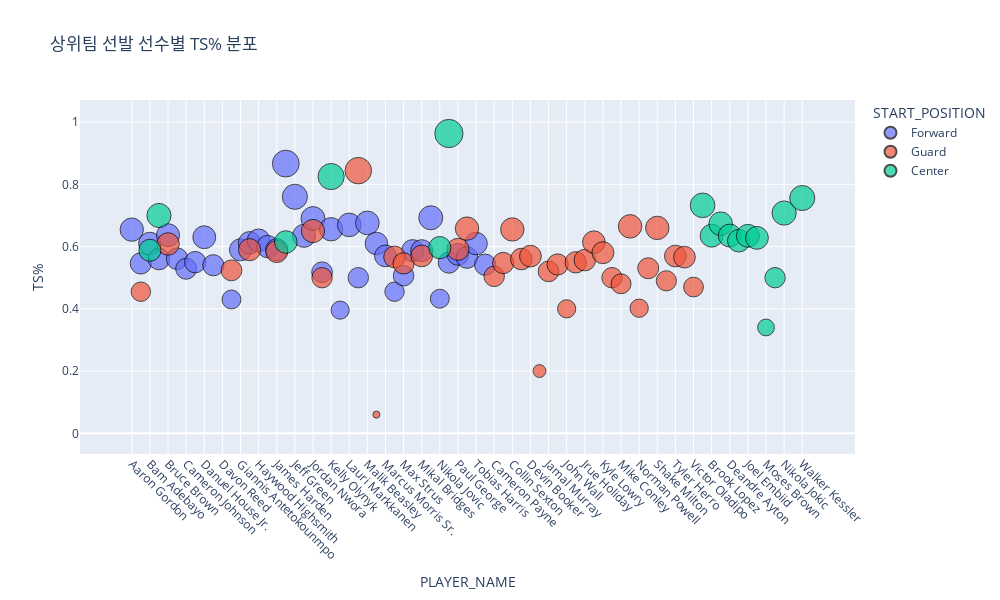

Source (notebook cell):
### Code cell
import plotly.express as px

# 선발 포지션 정의
pos = ['C','F','G']

# 상위팀 + 선발만 필터
top_starters = df1[
    (df1['TEAM_LVL'] == '상위팀') &
    (df1['START_POSITION'].isin(pos))
].copy()

# 선수별 평균 TS% 계산
top_player_ts = top_starters.groupby(['PLAYER_NAME','START_POSITION'], as_index=False, observed=True)['TS%'].mean()


# 산점도
fig = px.scatter(
    top_player_ts,
    x='PLAYER_NAME',
    y='TS%',
    color='START_POSITION',   # 포지션별 색 구분
    size='TS%',               # TS% 크기 반영 (시각적 강조)
    hover_data=['START_POSITION'],
    title="상위팀 선발 선수별 TS% 분포"
)

fig.for_each_trace(lambda t: t.update(name = t.name.replace("C","Center").replace("F","Forward").replace("G","Guard")))
fig.update_traces(marker=dict(line=dict(width=1, color='black')))
fig.update_layout(xaxis_tickangle=45, yaxis_title="TS%", width=1000, height=600)
fig.show()

### Figure 1 — Plotly figure (JSON) as saved in the notebook; plotly's stock layout.template omitted (floating-point values rounded to 4 significant figures)
{"data": [{"customdata": [["F"], ["F"], ["F"], ["F"], ["F"], ["F"], ["F"], ["F"], ["F"], ["F"], ["F"], ["F"], ["F"], ["F"], ["F"], ["F"], ["F"], ["F"], ["F"], ["F"], ["F"], ["F"], ["F"], ["F"], ["F"], ["F"], ["F"], ["F"], ["F"], ["F"], ["F"], ["F"], ["F"], ["F"], ["F"], ["F"], ["F"], ["F"], ["F"], ["F"]], "hovertemplate": "START_POSITION=%{customdata[0]}<br>PLAYER_NAME=%{x}<br>TS%=%{marker.size}<extra></extra>", "legendgroup": "F", "marker": {"color": "#636efa", "line": {"color": "black", "width": 1}, "size": [0.6544, 0.546, 0.61, 0.56, 0.6367, 0.561, 0.5288, 0.55, 0.63, 0.54, 0.0, 0.43, 0.5896, 0.612, 0.62, 0.6, 0.59, 0.8667, 0.76, 0.6345, 0.69, 0.5175, 0.6557, 0.3957, 0.6697, 0.5, 0.676, 0.61, 0.57, 0.455, 0.5062, 0.5869, 0.5868, 0.6925, 0.4325, 0.5487, 0.575, 0.565, 0.6096, 0.5419], "sizemode": "area", "sizeref": 0.002408, "symbol": "circle"}, "mode": "markers", "name": "Forward", "orientation": "v", "showlegend": true, "type": "scatter", "x": ["Aaron Gordon", "Amir Coffey", "Bam Adebayo", "Bobby Portis", "Bruce Brown", "Caleb Martin", "Cameron Johnson", "Christian Braun", "Danuel House Jr.", "Dario Saric", "Davon Reed", "De'Anthony Melton", "Giannis Antetokounmpo", "Grayson Allen", "Haywood Highsmith", "Ish Wainright", "James Harden", "Jarred Vanderbilt", "Jeff Green", "Jimmy Butler", "Jordan Nwora", "Kawhi Leonard", "Kelly Olynyk", "Khris Middleton", "Lauri Markkanen", "Luke Kennard", "Malik Beasley", "MarJon Beauchamp", "Marcus Morris Sr.", "Matisse Thybulle", "Max Strus", "Michael Porter Jr.", "Mikal Bridges", "Nicolas Batum", "Nikola Jovic", "P.J. Tucker", "Paul George", "Terance Mann", "Tobias Harris", "Torrey Craig"], "xaxis": "x", "y": [0.6544, 0.546, 0.61, 0.56, 0.6367, 0.561, 0.5288, 0.55, 0.63, 0.54, 0.0, 0.43, 0.5896, 0.612, 0.62, 0.6, 0.59, 0.8667, 0.76, 0.6345, 0.69, 0.5175, 0.6557, 0.3957, 0.6697, 0.5, 0.676, 0.61, 0.57, 0.455, 0.5062, 0.5869, 0.5868, 0.6925, 0.4325, 0.5487, 0.575, 0.565, 0.6096, 0.5419], "yaxis": "y"}, {"customdata": [["G"], ["G"], ["G"], ["G"], ["G"], ["G"], ["G"], ["G"], ["G"], ["G"], ["G"], ["G"], ["G"], ["G"], ["G"], ["G"], ["G"], ["G"], ["G"], ["G"], ["G"], ["G"], ["G"], ["G"], ["G"], ["G"], ["G"], ["G"], ["G"], ["G"], ["G"], ["G"], ["G"], ["G"], ["G"], ["G"], ["G"]], "hovertemplate": "START_POSITION=%{customdata[0]}<br>PLAYER_NAME=%{x}<br>TS%=%{marker.size}<extra></extra>", "legendgroup": "G", "marker": {"color": "#EF553B", "line": {"color": "black", "width": 1}, "size": [0.455, 0.6083, 0.5043, 0.5472, 0.655, 0.56, 0.5237, 0.5693, 0.2, 0.59, 0.5204, 0.584, 0.5425, 0.4, 0.5494, 0.65, 0.5565, 0.5, 0.6141, 0.5804, 0.5, 0.844, 0.06, 0.5667, 0.546, 0.57, 0.4804, 0.665, 0.402, 0.5911, 0.5303, 0.66, 0.49, 0.6578, 0.5696, 0.566, 0.47], "sizemode": "area", "sizeref": 0.002408, "symbol": "circle"}, "mode": "markers", "name": "Guard", "orientation": "v", "showlegend": true, "type": "scatter", "x": ["Amir Coffey", "Bruce Brown", "Cameron Payne", "Chris Paul", "Collin Sexton", "Damion Lee", "De'Anthony Melton", "Devin Booker", "Dru Smith", "Grayson Allen", "Jamal Murray", "James Harden", "Jevon Carter", "John Wall", "Jordan Clarkson", "Jordan Nwora", "Jrue Holiday", "Kawhi Leonard", "Kentavious Caldwell-Pope", "Kyle Lowry", "Landry Shamet", "Luke Kennard", "MarJon Beauchamp", "Matisse Thybulle", "Max Strus", "Mikal Bridges", "Mike Conley", "Nickeil Alexander-Walker", "Norman Powell", "Paul George", "Reggie Jackson", "Shake Milton", "Talen Horton-Tucker", "Terance Mann", "Tyler Herro", "Tyrese Maxey", "Victor Oladipo"], "xaxis": "x", "y": [0.455, 0.6083, 0.5043, 0.5472, 0.655, 0.56, 0.5237, 0.5693, 0.2, 0.59, 0.5204, 0.584, 0.5425, 0.4, 0.5494, 0.65, 0.5565, 0.5, 0.6141, 0.5804, 0.5, 0.844, 0.06, 0.5667, 0.546, 0.57, 0.4804, 0.665, 0.402, 0.5911, 0.5303, 0.66, 0.49, 0.6578, 0.5696, 0.566, 0.47], "yaxis": "y"}, {"customdata": [["C"], ["C"], ["C"], ["C"], ["C"], ["C"], ["C"], ["C"], ["C"], ["C"], ["C"], ["C"], ["C"], ["C"], ["C"], ["C"], ["C"], ["C"]], "hovertemplate": "START_POSITION=%{customdata[0]}<br>PLAYER_NAME=%{x}<br>TS%=%{marker.size}<extra></extra>", "legendgroup": "C", "marker": {"color": "#00cc96", "line": {"color": "black", "width": 1}, "size": [0.5882, 0.7325, 0.7, 0.635, 0.6733, 0.6354, 0.619, 0.6146, 0.6345, 0.825, 0.628, 0.34, 0.5, 0.7078, 0.5967, 0.9633, 0.0, 0.756], "sizemode": "area", "sizeref": 0.002408, "symbol": "circle"}, "mode": "markers", "name": "Center", "orientation": "v", "showlegend": true, "type": "scatter", "x": ["Bam Adebayo", "Bismack Biyombo", "Bobby Portis", "Brook Lopez", "DeAndre Jordan", "Deandre Ayton", "Ivica Zubac", "Jarred Vanderbilt", "Joel Embiid", "Kelly Olynyk", "Montrezl Harrell", "Moses Brown", "Moussa Diabate", "Nikola Jokic", "Nikola Jovic", "P.J. Tucker", "Udonis Haslem", "Walker Kessler"], "xaxis": "x", "y": [0.5882, 0.7325, 0.7, 0.635, 0.6733, 0.6354, 0.619, 0.6146, 0.6345, 0.825, 0.628, 0.34, 0.5, 0.7078, 0.5967, 0.9633, 0.0, 0.756], "yaxis": "y"}], "layout": {"height": 600, "legend": {"itemsizing": "constant", "title": {"text": "START_POSITION"}, "tracegroupgap": 0}, "title": {"text": "상위팀 선발 선수별 TS% 분포"}, "width": 1000, "xaxis": {"anchor": "y", "domain": [0, 1], "tickangle": 45, "title": {"text": "PLAYER_NAME"}}, "yaxis": {"anchor": "x", "domain": [0, 1], "title": {"text": "TS%"}}}}
